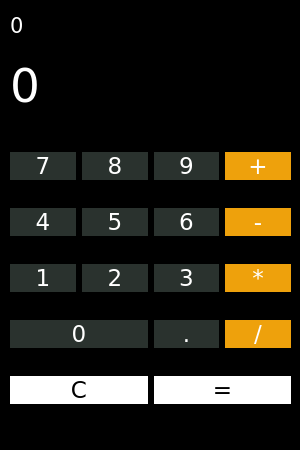
<?xml version="1.0" encoding="UTF-8"?>
<ui version="4.0">
 <class>widget</class>
 <widget class="QWidget" name="widget">
  <property name="geometry">
   <rect>
    <x>0</x>
    <y>0</y>
    <width>300</width>
    <height>450</height>
   </rect>
  </property>
  <property name="windowTitle">
   <string>Calculator</string>
  </property>
  <property name="styleSheet">
   <string notr="true">background-color:black;</string>
  </property>
  <widget class="QLabel" name="resultLabel">
   <property name="enabled">
    <bool>true</bool>
   </property>
   <property name="geometry">
    <rect>
     <x>10</x>
     <y>60</y>
     <width>281</width>
     <height>51</height>
    </rect>
   </property>
   <property name="font">
    <font>
     <family>Verdana</family>
     <pointsize>35</pointsize>
     <kerning>true</kerning>
    </font>
   </property>
   <property name="styleSheet">
    <string notr="true">color:white;</string>
   </property>
   <property name="midLineWidth">
    <number>0</number>
   </property>
   <property name="text">
    <string>0</string>
   </property>
  </widget>
  <widget class="QLabel" name="sumLabel">
   <property name="enabled">
    <bool>true</bool>
   </property>
   <property name="geometry">
    <rect>
     <x>10</x>
     <y>0</y>
     <width>280</width>
     <height>51</height>
    </rect>
   </property>
   <property name="font">
    <font>
     <family>Verdana</family>
     <pointsize>16</pointsize>
     <kerning>true</kerning>
    </font>
   </property>
   <property name="styleSheet">
    <string notr="true">color:white;</string>
   </property>
   <property name="midLineWidth">
    <number>0</number>
   </property>
   <property name="text">
    <string>0</string>
   </property>
  </widget>
  <widget class="QWidget" name="gridLayoutWidget">
   <property name="geometry">
    <rect>
     <x>10</x>
     <y>130</y>
     <width>281</width>
     <height>301</height>
    </rect>
   </property>
   <layout class="QGridLayout" name="gridLayout">
    <item row="0" column="2">
     <widget class="QPushButton" name="pushButton_09">
      <property name="font">
       <font>
        <family>Verdana</family>
        <pointsize>17</pointsize>
       </font>
      </property>
      <property name="styleSheet">
       <string notr="true">background-color: #2A322E;
color:white;
border-radius:50px;</string>
      </property>
      <property name="text">
       <string>9</string>
      </property>
     </widget>
    </item>
    <item row="2" column="1">
     <widget class="QPushButton" name="pushButton_02">
      <property name="font">
       <font>
        <family>Verdana</family>
        <pointsize>17</pointsize>
       </font>
      </property>
      <property name="styleSheet">
       <string notr="true">background-color: #2A322E;
color:white;
border-radius:50px;</string>
      </property>
      <property name="text">
       <string>2</string>
      </property>
     </widget>
    </item>
    <item row="0" column="1">
     <widget class="QPushButton" name="pushButton_08">
      <property name="font">
       <font>
        <family>Verdana</family>
        <pointsize>17</pointsize>
       </font>
      </property>
      <property name="styleSheet">
       <string notr="true">background-color: #2A322E;
color:white;
border-radius:50px;</string>
      </property>
      <property name="text">
       <string>8</string>
      </property>
     </widget>
    </item>
    <item row="1" column="0">
     <widget class="QPushButton" name="pushButton_04">
      <property name="font">
       <font>
        <family>Verdana</family>
        <pointsize>17</pointsize>
       </font>
      </property>
      <property name="styleSheet">
       <string notr="true">background-color: #2A322E;
color:white;
border-radius:50px;</string>
      </property>
      <property name="text">
       <string>4</string>
      </property>
     </widget>
    </item>
    <item row="3" column="2">
     <widget class="QPushButton" name="pushButton_17">
      <property name="font">
       <font>
        <family>Verdana</family>
        <pointsize>17</pointsize>
       </font>
      </property>
      <property name="styleSheet">
       <string notr="true">background-color: #2A322E;
color:white;
border-radius:50px;</string>
      </property>
      <property name="text">
       <string>.</string>
      </property>
     </widget>
    </item>
    <item row="4" column="2" colspan="2">
     <widget class="QPushButton" name="pushButton_equals">
      <property name="font">
       <font>
        <family>Verdana</family>
        <pointsize>17</pointsize>
       </font>
      </property>
      <property name="styleSheet">
       <string notr="true">background-color: white;
color:black;
border-radius:50px;</string>
      </property>
      <property name="text">
       <string>=</string>
      </property>
     </widget>
    </item>
    <item row="0" column="3">
     <widget class="QPushButton" name="pushButton_addition">
      <property name="font">
       <font>
        <family>Verdana</family>
        <pointsize>17</pointsize>
       </font>
      </property>
      <property name="styleSheet">
       <string notr="true">background-color: #EEA10C;
color:white;
border-radius:50px;</string>
      </property>
      <property name="text">
       <string>+</string>
      </property>
     </widget>
    </item>
    <item row="3" column="3">
     <widget class="QPushButton" name="pushButton_division">
      <property name="font">
       <font>
        <family>Verdana</family>
        <pointsize>17</pointsize>
       </font>
      </property>
      <property name="styleSheet">
       <string notr="true">background-color: #EEA10C;
color:white;
border-radius:50px;</string>
      </property>
      <property name="text">
       <string>/</string>
      </property>
     </widget>
    </item>
    <item row="3" column="0" colspan="2">
     <widget class="QPushButton" name="pushButton_16">
      <property name="font">
       <font>
        <family>Verdana</family>
        <pointsize>17</pointsize>
       </font>
      </property>
      <property name="styleSheet">
       <string notr="true">background-color: #2A322E;
color:white;
border-radius:50px;</string>
      </property>
      <property name="text">
       <string>0</string>
      </property>
     </widget>
    </item>
    <item row="1" column="1">
     <widget class="QPushButton" name="pushButton_05">
      <property name="font">
       <font>
        <family>Verdana</family>
        <pointsize>17</pointsize>
       </font>
      </property>
      <property name="styleSheet">
       <string notr="true">background-color: #2A322E;
color:white;
border-radius:50px;</string>
      </property>
      <property name="text">
       <string>5</string>
      </property>
     </widget>
    </item>
    <item row="2" column="0">
     <widget class="QPushButton" name="pushButton_01">
      <property name="font">
       <font>
        <family>Verdana</family>
        <pointsize>17</pointsize>
       </font>
      </property>
      <property name="styleSheet">
       <string notr="true">background-color: #2A322E;
color:white;
border-radius:50px;</string>
      </property>
      <property name="text">
       <string>1</string>
      </property>
     </widget>
    </item>
    <item row="2" column="3">
     <widget class="QPushButton" name="pushButton_multiplication">
      <property name="font">
       <font>
        <family>Verdana</family>
        <pointsize>17</pointsize>
       </font>
      </property>
      <property name="styleSheet">
       <string notr="true">background-color: #EEA10C;
color:white;
border-radius:50px;</string>
      </property>
      <property name="text">
       <string>*</string>
      </property>
     </widget>
    </item>
    <item row="4" column="0" colspan="2">
     <widget class="QPushButton" name="pushButton_cancel">
      <property name="font">
       <font>
        <family>Verdana</family>
        <pointsize>17</pointsize>
       </font>
      </property>
      <property name="styleSheet">
       <string notr="true">background-color: white;
color:black;
border-radius:50px;</string>
      </property>
      <property name="text">
       <string>C</string>
      </property>
     </widget>
    </item>
    <item row="1" column="2">
     <widget class="QPushButton" name="pushButton_06">
      <property name="font">
       <font>
        <family>Verdana</family>
        <pointsize>17</pointsize>
       </font>
      </property>
      <property name="styleSheet">
       <string notr="true">background-color: #2A322E;
color:white;
border-radius:50px;</string>
      </property>
      <property name="text">
       <string>6</string>
      </property>
     </widget>
    </item>
    <item row="1" column="3">
     <widget class="QPushButton" name="pushButton_subtraction">
      <property name="font">
       <font>
        <family>Verdana</family>
        <pointsize>17</pointsize>
       </font>
      </property>
      <property name="styleSheet">
       <string notr="true">background-color: #EEA10C;
color:white;
border-radius:50px;</string>
      </property>
      <property name="text">
       <string>-</string>
      </property>
     </widget>
    </item>
    <item row="2" column="2">
     <widget class="QPushButton" name="pushButton_03">
      <property name="font">
       <font>
        <family>Verdana</family>
        <pointsize>17</pointsize>
       </font>
      </property>
      <property name="styleSheet">
       <string notr="true">background-color: #2A322E;
color:white;
border-radius:50px;</string>
      </property>
      <property name="text">
       <string>3</string>
      </property>
     </widget>
    </item>
    <item row="0" column="0">
     <widget class="QPushButton" name="pushButton_07">
      <property name="font">
       <font>
        <family>Verdana</family>
        <pointsize>17</pointsize>
       </font>
      </property>
      <property name="styleSheet">
       <string notr="true">background-color: #2A322E;
color:white;
border-radius:50px;</string>
      </property>
      <property name="text">
       <string>7</string>
      </property>
     </widget>
    </item>
   </layout>
  </widget>
 </widget>
 <resources/>
 <connections/>
</ui>
